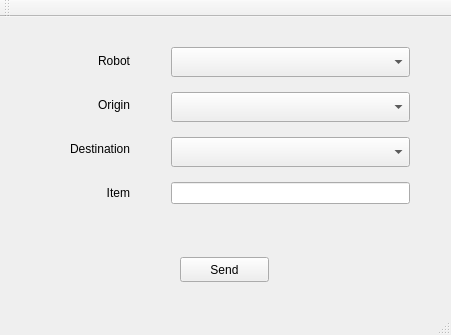
<?xml version="1.0" encoding="UTF-8"?>
<ui version="4.0">
 <class>TurtleButlerWidget</class>
 <widget class="QMainWindow" name="TurtleButlerWidget">
  <property name="geometry">
   <rect>
    <x>0</x>
    <y>0</y>
    <width>451</width>
    <height>335</height>
   </rect>
  </property>
  <property name="windowTitle">
   <string>MainWindow</string>
  </property>
  <widget class="QWidget" name="centralWidget">
   <widget class="QPushButton" name="pushButton">
    <property name="geometry">
     <rect>
      <x>180</x>
      <y>240</y>
      <width>89</width>
      <height>25</height>
     </rect>
    </property>
    <property name="text">
     <string>Send</string>
    </property>
   </widget>
   <widget class="QWidget" name="verticalLayoutWidget">
    <property name="geometry">
     <rect>
      <x>160</x>
      <y>10</y>
      <width>261</width>
      <height>201</height>
     </rect>
    </property>
    <layout class="QVBoxLayout" name="verticalLayout">
     <item>
      <widget class="QComboBox" name="robot_comboBox">
       <property name="maximumSize">
        <size>
         <width>16777215</width>
         <height>30</height>
        </size>
       </property>
      </widget>
     </item>
     <item>
      <widget class="QComboBox" name="origin_comboBox">
       <property name="maximumSize">
        <size>
         <width>16777215</width>
         <height>30</height>
        </size>
       </property>
      </widget>
     </item>
     <item>
      <widget class="QComboBox" name="destination_comboBox">
       <property name="maximumSize">
        <size>
         <width>16777215</width>
         <height>30</height>
        </size>
       </property>
      </widget>
     </item>
     <item>
      <widget class="QLineEdit" name="lineEdit"/>
     </item>
    </layout>
   </widget>
   <widget class="QWidget" name="verticalLayoutWidget_2">
    <property name="geometry">
     <rect>
      <x>20</x>
      <y>10</y>
      <width>121</width>
      <height>201</height>
     </rect>
    </property>
    <layout class="QVBoxLayout" name="verticalLayout_5">
     <item>
      <widget class="QLabel" name="robot_label">
       <property name="maximumSize">
        <size>
         <width>16777215</width>
         <height>30</height>
        </size>
       </property>
       <property name="text">
        <string>Robot</string>
       </property>
       <property name="alignment">
        <set>Qt::AlignRight|Qt::AlignTrailing|Qt::AlignVCenter</set>
       </property>
      </widget>
     </item>
     <item>
      <widget class="QLabel" name="origin_label">
       <property name="maximumSize">
        <size>
         <width>16777215</width>
         <height>30</height>
        </size>
       </property>
       <property name="text">
        <string>Origin</string>
       </property>
       <property name="alignment">
        <set>Qt::AlignRight|Qt::AlignTrailing|Qt::AlignVCenter</set>
       </property>
      </widget>
     </item>
     <item>
      <widget class="QLabel" name="destination_label">
       <property name="maximumSize">
        <size>
         <width>16777215</width>
         <height>30</height>
        </size>
       </property>
       <property name="text">
        <string>Destination</string>
       </property>
       <property name="alignment">
        <set>Qt::AlignRight|Qt::AlignTrailing|Qt::AlignVCenter</set>
       </property>
      </widget>
     </item>
     <item>
      <widget class="QLabel" name="item_label">
       <property name="maximumSize">
        <size>
         <width>16777215</width>
         <height>30</height>
        </size>
       </property>
       <property name="text">
        <string>Item</string>
       </property>
       <property name="alignment">
        <set>Qt::AlignRight|Qt::AlignTrailing|Qt::AlignVCenter</set>
       </property>
      </widget>
     </item>
    </layout>
   </widget>
  </widget>
  <widget class="QMenuBar" name="menuBar">
   <property name="geometry">
    <rect>
     <x>0</x>
     <y>0</y>
     <width>451</width>
     <height>25</height>
    </rect>
   </property>
  </widget>
  <widget class="QToolBar" name="mainToolBar">
   <attribute name="toolBarArea">
    <enum>TopToolBarArea</enum>
   </attribute>
   <attribute name="toolBarBreak">
    <bool>false</bool>
   </attribute>
  </widget>
  <widget class="QStatusBar" name="statusBar"/>
 </widget>
 <layoutdefault spacing="6" margin="11"/>
 <resources/>
 <connections/>
</ui>
